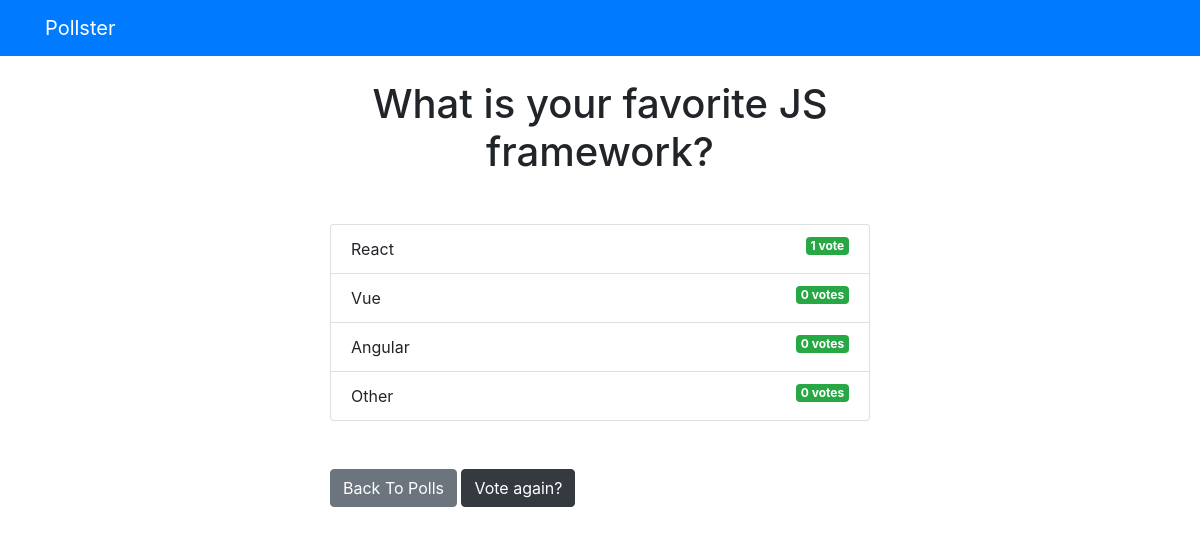
The page /polls/2/results/ on the database as committed earlier.
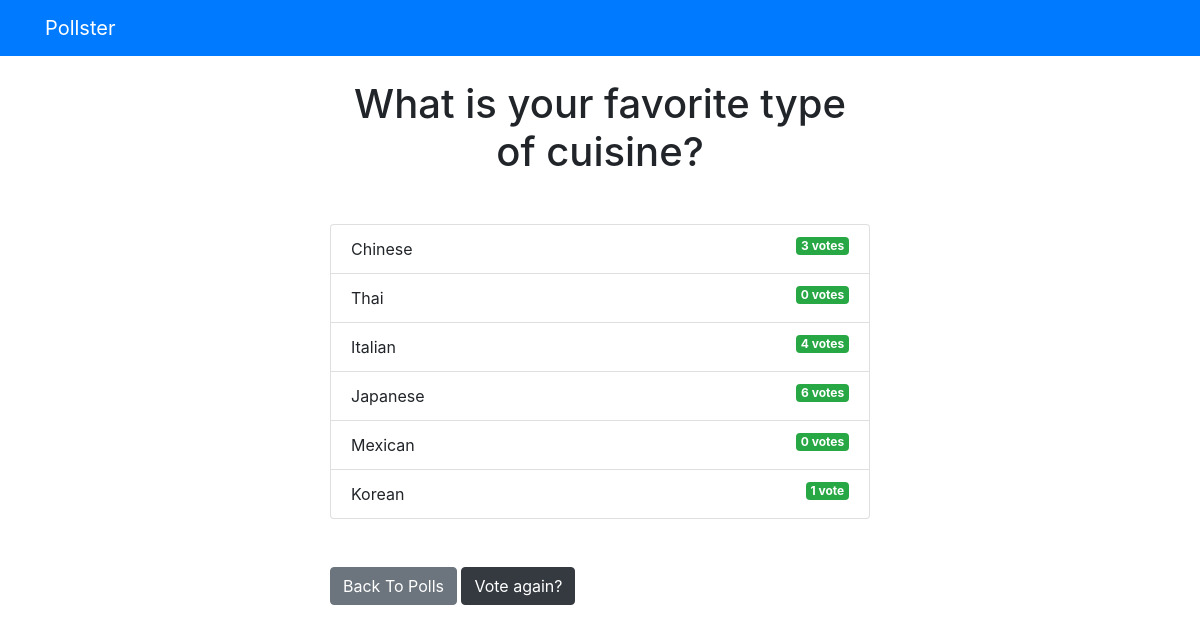
The same page on the database as committed later.
### polls/models.py (models this page shows, shortened)
class Question(models.Model):
    question_text = models.CharField(max_length=200)
    pub_date = models.DateTimeField('date published')

class Choice(models.Model):
    question = models.ForeignKey(Question, on_delete=models.CASCADE) #link to question model, models.cascade deletes choices too if question deleted
    choice_text = models.CharField(max_length=200)
    votes = models.IntegerField(default=0)

### polls/views.py (the view)
# urls.py: path('<int:question_id>/results/', views.results, name='results'),
def results(request, question_id):
    question = get_object_or_404(Question, pk=question_id)
    return render(request, 'polls/results.html', { 'question': question})

### templates/polls/results.html
{% extends 'base.html' %}
{% block content %}
<h1 class="mb-5 text-center">{{ question.question_text }}</h1>
<ul class="list-group mb-5">
	{% for choice in question.choice_set.all %}
	<li class="list-group-item">
		{{ choice.choice_text }}  <span class="badge badge-success float-right">{{ choice.votes }} vote{{ choice.votes | pluralize }}</span>
	</li>
	{% endfor %}
</ul>
<a class="btn btn-secondary" href="{% url 'polls:index' %}">Back To Polls</a>
<a class="btn btn-dark" href="{% url 'polls:detail' question.id %}">Vote again?</a>
{% endblock %}

### templates/base.html (shortened to what this page needs)
<!DOCTYPE html>
<html lang="en">
<head>
    <link
    rel="stylesheet"
    href="https://stackpath.bootstrapcdn.com/bootstrap/4.3.1/css/bootstrap.min.css"
  />
</head>
<body>
    {% include 'partials/_navbar.html' %}
    <div class="container">
        <div class="row">
            <div class="col-md-6 m-auto">
                {% block content%}{% endblock %}
            </div>
        </div>
    </div>
</body>
</html>

### templates/partials/_navbar.html
<nav class="navbar navbar-dark bg-primary mb-4">
	<div class="container">
		<a class="navbar-brand" href="/">Pollster</a>
	</div>
</nav>

Rows that differ between the two databases and show on the page:
changed Question: question_text "What is your favorite JS framework?" → "What is your favorite type of cuisine?"
changed Choice: choice_text "React" → "Chinese"; votes "1" → "3"; votes|pluralize (not shown) → "s"
changed Choice: choice_text "Vue" → "Thai"
changed Choice: choice_text "Angular" → "Italian"; votes "0" → "4"
changed Choice: choice_text "Other" → "Japanese"; votes "0" → "6"
added Choice: choice_text "Mexican", votes "0", votes|pluralize "s"
added Choice: choice_text "Korean", votes "1"
